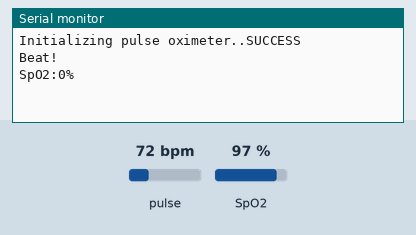
Recording of a sketch running on a simulated Arduino Uno, built with avr-gcc and run on an emulated ATmega328P. Shown: the last lines printed to the serial monitor. Inputs (shaded band) come from the test bench; at power-on: SpO2 97 %, pulse 72 bpm.

Above: at 1.2 s.
1.3 s: SpO2 set to 80 %
At 2.7 s:
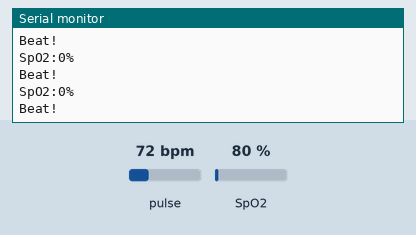
2.8 s: SpO2 set to 85 %
At 3.9 s:
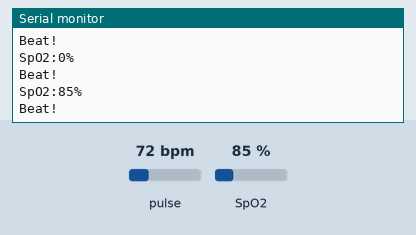
4.3 s: pulse set to 158 bpm
At 4.79 s:
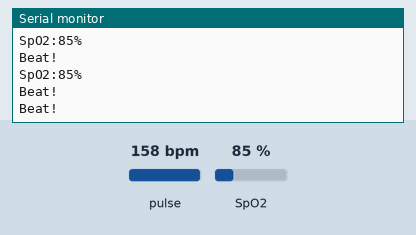

Measured:
- after the input at 2.8 s, the serial monitor: prints a new line after 0.20 s (image 2)

The sketch:

spo2_lastminuteengineer.ino
```cpp
#include <Wire.h>
#include "MAX30100_PulseOximeter.h"

#define REPORTING_PERIOD_MS     1000

// Create a PulseOximeter object
PulseOximeter pox;

// Time at which the last beat occurred
uint32_t tsLastReport = 0;

// Callback routine is executed when a pulse is detected
void onBeatDetected() {
    Serial.println("Beat!");
}

void setup() {
    Serial.begin(9600);

    Serial.print("Initializing pulse oximeter..");

    // Initialize sensor
    if (!pox.begin()) {
        Serial.println("FAILED");
        for(;;);
    } else {
        Serial.println("SUCCESS");
    }

  // Configure sensor to use 7.6mA for LED drive
  pox.setIRLedCurrent(MAX30100_LED_CURR_11MA);

    // Register a callback routine
    pox.setOnBeatDetectedCallback(onBeatDetected);
}

void loop() {
    // Read from the sensor
    pox.update();

    // Grab the updated heart rate and SpO2 levels
    if (millis() - tsLastReport > REPORTING_PERIOD_MS) {
        Serial.print("SpO2:");
        Serial.print(pox.getSpO2());
        Serial.println("%");

        tsLastReport = millis();
    }
}
```
